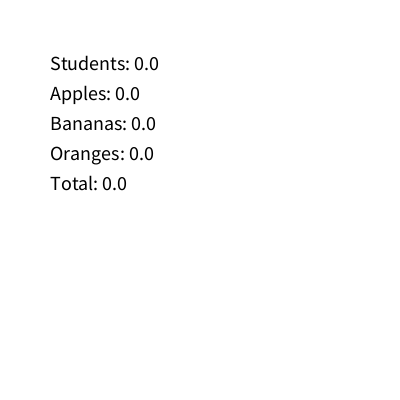
Frame 1 (no input)
Frame 60 (the mouse pressed at the canvas centre just before this capture): identical to frame 1, image omitted
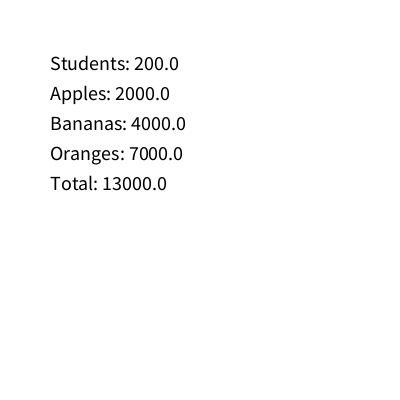
Frame 120 (the mouse held since frame 60 and released just before this capture)

The Processing sketch that drew these frames (run headless with seeded random() and noise(); from frame 60 on, the mouse is pressed at the canvas centre):

// Processing sketch: FruitCalculator
// ── FruitCalculator.pde
float apples,oranges,bananas,total;

void setup(){
    size(400,400);
    textSize(20);

}

void draw(){
    background(255);
    
    float students = mouseX;
    float apples = 10 * students;
    float bananas = 20 * students;
    float oranges = 35 * students;
    float total = apples + bananas + oranges;

    fill(0);
    text("Students: " + students, 50,70);
    text("Apples: " + apples, 50, 100);
    text("Bananas: " + bananas, 50, 130);
    text("Oranges: " + oranges, 50, 160);
    text("Total: " + total, 50, 190);
}
